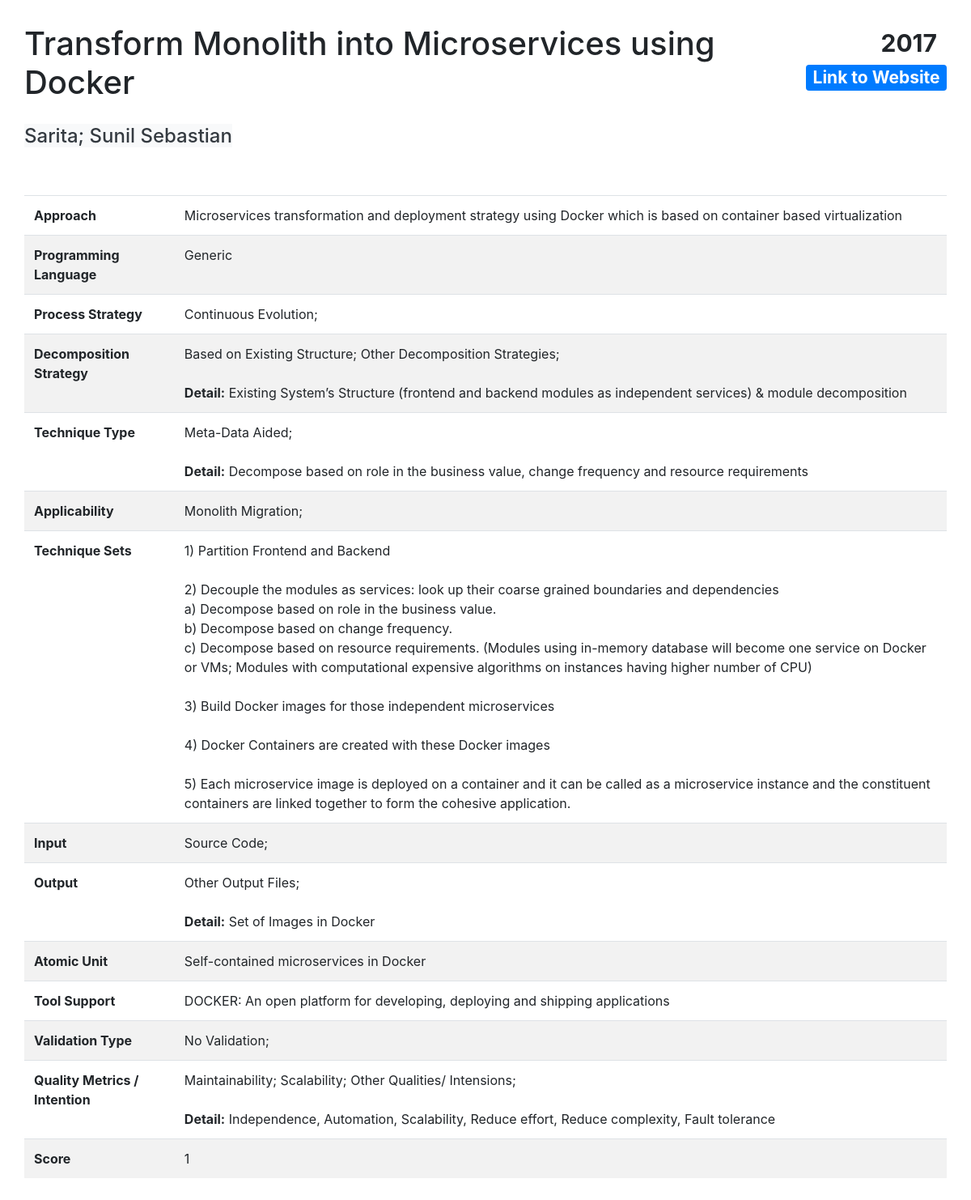
Page /result.php?id=5 on the committed database.
### tables this page shows
CREATE TABLE `contribution` (
  `id` int(11) NOT NULL,
  `Title` varchar(150) NOT NULL DEFAULT 'Title',
  `Year` year(4) NOT NULL DEFAULT 2000,
  `Authors` tinytext NOT NULL,
  `Link` varchar(250) NOT NULL DEFAULT 'Empty Link',
  `Approach` text NOT NULL,
  `Process_Rewrite` tinyint(4) NOT NULL DEFAULT 0 COMMENT 'Process Strategy',
  `Process_Extension` tinyint(4) NOT NULL DEFAULT 0 COMMENT 'Process Strategy',
  `Process_StranglerPattern` tinyint(4) NOT NULL DEFAULT 0 COMMENT 'Process Strategy',
  `Process_ContinuousEvolution` tinyint(4) NOT NULL DEFAULT 0 COMMENT 'Process Strategy',
  `Process_Split` tinyint(4) NOT NULL DEFAULT 0 COMMENT 'Process Strategy',
  `Process_Others` tinyint(4) NOT NULL DEFAULT 0 COMMENT 'Process Strategy',
  `ProcessDetail` mediumtext DEFAULT NULL,
  `Decomposition_DDD` tinyint(4) NOT NULL DEFAULT 0 COMMENT 'Decomposition Strategy',
  `Decomposition_FunctionalDecomposition` tinyint(4) NOT NULL DEFAULT 0 COMMENT 'Decomposition Strategy',
  `Decomposition_ExistingStructure` tinyint(4) NOT NULL DEFAULT 0 COMMENT 'Decomposition Strategy',
  `Decomposition_Others` tinyint(4) NOT NULL DEFAULT 0 COMMENT 'Decomposition Strategy',
  `DecompositionDetail` tinytext DEFAULT NULL,
  `TechniqueSet` mediumtext NOT NULL,
  `Technique_SCA` tinyint(4) NOT NULL DEFAULT 0 COMMENT 'Technique Type',
  `Technique_MDA` tinyint(4) NOT NULL DEFAULT 0 COMMENT 'Technique Type',
  `Technique_WDA` tinyint(4) NOT NULL DEFAULT 0 COMMENT 'Technique Type',
  `Technique_DMC` tinyint(4) NOT NULL DEFAULT 0 COMMENT 'Technique Type',
  `Technique_Others` tinyint(4) NOT NULL DEFAULT 0 COMMENT 'Technique Type',
  `TechniqueTypeDetail` mediumtext DEFAULT NULL,
  `Applicability_GR` tinyint(1) NOT NULL DEFAULT 0 COMMENT 'Applicability',
  `Applicability_MO` tinyint(1) NOT NULL DEFAULT 0 COMMENT 'Applicability',
  `AtomicUnit` tinytext DEFAULT NULL,
  `Input_SourceCode` tinyint(4) NOT NULL DEFAULT 0 COMMENT 'Input Choice',
  `Input_UseCase` tinyint(4) NOT NULL DEFAULT 0 COMMENT 'Input Choice',
  `Input_SystemSpecification` tinyint(4) NOT NULL DEFAULT 0 COMMENT 'Input Choice',
  `Input_API` tinyint(4) NOT NULL DEFAULT 0 COMMENT 'Input Choice',
  `Input_Others` tinyint(4) NOT NULL DEFAULT 0 COMMENT 'Input Choice',
  `InputDetail` tinytext DEFAULT NULL,
  `Output_List` tinyint(4) NOT NULL DEFAULT 0 COMMENT 'Output Choice',
  `Output_Archi` tinyint(4) NOT NULL DEFAULT 0 COMMENT 'Output Choice',
  `Output_Others` tinyint(4) NOT NULL DEFAULT 0 COMMENT 'Output Choice',
  `OutputDetail` tinytext DEFAULT NULL,
  `Tool` mediumtext DEFAULT NULL,
  `ProgramLanguage` mediumtext DEFAULT NULL,
  `Validation_Experiment` tinyint(4) NOT NULL DEFAULT 0 COMMENT 'Validation Type',
  `Validation_Example` tinyint(4) NOT NULL DEFAULT 0 COMMENT 'Validation Type',
  `Validation_CaseStudy` tinyint(4) NOT NULL DEFAULT 0 COMMENT 'Validation Type',
  `Validation_NoValidation` tinyint(4) NOT NULL DEFAULT 0 COMMENT 'Validation Type',
  `ValidationTypeDetail` mediumtext DEFAULT NULL,
  `ValidationMetrics` mediumtext DEFAULT NULL,
  `Quality_Maintainability` tinyint(4) NOT NULL DEFAULT 0 COMMENT 'Quality',
  `Quality_Security` tinyint(4) NOT NULL DEFAULT 0 COMMENT 'Quality',
  `Quality_Performance` tinyint(4) NOT NULL DEFAULT 0 COMMENT 'Quality',
  `Quality_Reliability` tinyint(4) NOT NULL DEFAULT 0 COMMENT 'Quality',
  `Quality_Scalability` tinyint(4) DEFAULT 0 COMMENT 'Quality',
  `Quality_Others` tinyint(4) NOT NULL DEFAULT 0 COMMENT 'Quality',
  `QualityDetail` mediumtext DEFAULT NULL,
  `Score` float NOT NULL DEFAULT 1
);

### result.php (the view, shortened to what this page needs)
<!DOCTYPE html>
<html lang="en">
<head>
    <link rel="stylesheet" href="https://maxcdn.bootstrapcdn.com/bootstrap/4.5.0/css/bootstrap.min.css">
    <link rel="stylesheet" type="text/css" href="css/style.css">
</head>
<?php
include('functions.php');
$servername = "localhost";
$username = "user";
$password = "";
$dbname = "migration";
$conn = new mysqli($servername, $username, $password, $dbname);
$sql = "SELECT * FROM contribution WHERE id=" . $_GET['id'];
$result = $conn->query($sql);
if ($result->num_rows > 0) {
    $row = $result->fetch_assoc();
} else {
    echo "<h1>Error: fail to find detailed page from database</h1>";
}
?>
<body>
    <div class="container-fluid" style="padding:30px">
        <div class="row">
            <div class="col-md-10">
                <div class="page-header">
                    <h1 id="Title" name="Title">
                        <?php
                        echo nl2br($row["Title"]); ?>
                    </h1>
                </div>
            </div>
            <div class="col-md-2">
                <div class="row">
                    <div class="col-md-12">
                        <h1>
                            <span class="badge badge-default float-right" id="Year" name="Year">
                                <?php
                                echo $row["Year"]; ?>
                            </span>
                        </h1>
                    </div>
                </div>
                <div class="row" style="margin-top:5px">
                    <div class="col-md-12">
                        <h3><a href="<?php
                                        echo $row["Link"]; ?>" class="badge badge-primary float-right" id="Link" name="Link" target="_blank">Link to Website</a></h3>
                    </div>
                </div>
            </div>
        </div>
        <div class="row" style="margin-top:20px">
            <div class="col-md-12">
                <h4><span class="bg-light text-dark" id="Author" name="Author">
                        <?php
                        echo $row["Authors"]; ?></span></h4>
            </div>
        </div>
        <div class="row" style="margin-top:50px">
            <div class="col-md-12">
                <table class="table">
                    <tbody>
                        <tr class="table">
                            <td>
                                <b>Approach</b>
                            </td>
                            <td id="DetailApproach" name="DetailApproach">
                                <?php
                                echo $row["Approach"]; ?>
                            </td>
                        </tr>
                        <tr class="table">
                                <td>
                                    <b>Programming Language</b>
                                </td>
                                <td id="ProgramLanguage" name="ProgramLanguage">
                                    <?php
                                    echo nl2br($row["ProgramLanguage"]); ?>
                                </td>
                            </tr>
                        <tr class="table">
                            <td>
                                <b>Process Strategy</b>
                            </td>
                            <td id="DetailProcessStrategy" name="DetailProcessStrategy">
                            </td>
                        </tr>
                        <trclass="table">
                            <td>
                                <b>Decomposition Strategy</b>
                            </td>
                            <td id="DetailDecompositionStrategy" name="DetailDecompositionStrategy">
                                <?php
                                showDecomposition($row);
                                ?>
                            </td>
                            <tr class="table">
                                <td>
                                    <b>Technique Type</b>
                                </td>
                                <td id="DetailTechniqueType" name="DetailTechniqueType">
                                    <?php
                                    showTechniqueType($row);
                                    ?>
                                </td>
                            </tr>
                            <tr class="table">
                                <td>
                                    <b>Applicability</b>
                                </td>
                                <td id="DetailApplicability" name="DetailApplicability">
                                </td>
                            </tr>
                            <tr class="table">
                                <td>
                                    <b>Technique Sets</b>
                                </td>
                                <td id="DetailTechniqueSets" name="DetailTechniqueSets">
                                    <?php
                                    echo nl2br($row["TechniqueSet"]); ?>
                                </td>
                            </tr>
                            <tr class="table">
                                <td>
                                    <b> Input</b>
                                </td>
                                <td id="DetailInput" name="DetailInput">
                                </td>
                            </tr>
                            <tr class="table">
                                <td>
                                    <b>Output</b>
                                </td>
                                <td id="DetailOutput" name="DetailOutput">
                                    <?php
                                    showOutput($row);
                                    ?>
                                </td>
                            </tr>
                            <tr class="table">
                                <td>
                                    <b>Atomic Unit</b>
                                </td>
                                <td id="DetailAtomic" name="DetailAtomic">
                                    <?php
                                    echo nl2br($row["AtomicUnit"]); ?>
                                </td>
                            </tr>
                            <tr class="table">
                                <td>
                                    <b>Tool Support</b>
                                </td>
                                <td id="DetailToolSupport" name="DetailToolSupport">
                                    <?php
                                    echo nl2br($row["Tool"]); ?>
                                </td>
                            </tr>
                            <tr class="table">
                                <td>
                                    <b>Validation Type</b>
                                </td>
                                <td id="DetailValidationType" name="DetailValidationType">
                                </td>
                            </tr>
                            <tr class="table">
                                <td>
                                    <b>Quality Metrics / Intention</b>
                                </td>
                                <td id="DetailQuality" name="DetailQuality">
                                    <?php
                                    showQuality($row); ?>
                                </td>
                            </tr>
                            <tr class="table">
                                <td>
                                    <b>Score</b>
                                </td>
                                <td id="Score" name="Score">
                                    <?php
                                    echo $row["Score"]; ?>
                                </td>
                            </tr>
                    </tbody>
                </table>
            </div>
        </div>
    </div>
</body>
</html>

### functions.php (shortened to what this page needs)
<?php
function showProcess($row)
{
    $data = "";
    if ($row["Process_ContinuousEvolution"] != 0) {
        $data = $data . "Continuous Evolution; ";
    }
    echo nl2br($data);
}
function showDecomposition($row)
{
    $data = "";
    if ($row["Decomposition_ExistingStructure"] != 0) {
        $data = $data . "Based on Existing Structure; ";
    }
    if ($row["Decomposition_Others"] != 0) {
        $data = $data . "Other Decomposition Strategies; ";
    }
    if ($row["DecompositionDetail"] != null && strcmp($row["DecompositionDetail"], "") != 0) {
        $data = $data . "<br><br><b>Detail:</b> " . $row["DecompositionDetail"];
    }
    echo nl2br($data);
}
function showTechniqueType($row)
{
    $data = "";
    if ($row["Technique_MDA"] != 0) {
        $data = $data . "Meta-Data Aided; ";
    }
    if ($row["TechniqueTypeDetail"] != null && strcmp($row["TechniqueTypeDetail"], "") != 0) {
        $data = $data . "<br><br><b>Detail:</b> " . $row["TechniqueTypeDetail"];
    }
    echo nl2br($data);
}
function showApplicability($row)
{
    $data = "";
    if ($row["Applicability_MO"] != 0) {
        $data = $data . "Monolith Migration; ";
    }
    echo nl2br($data);
}
function showInput($row)
{
    $data = "";
    if ($row["Input_SourceCode"] != 0) {
        $data = $data . "Source Code; ";
    }
    echo nl2br($data);
}
function showOutput($row)
{
    $data = "";
    if ($row["Output_Others"] != 0) {
        $data = $data . "Other Output Files; ";
    }
    if ($row["OutputDetail"] != null && strcmp($row["OutputDetail"], "") != 0) {
        $data = $data . "<br><br><b>Detail:</b> " . $row["OutputDetail"];
    }
    echo nl2br($data);
}
function showValidation($row)
{
    $data = "";
    if ($row["Validation_NoValidation"] != 0) {
        $data = $data . "No Validation; ";
    }
    echo nl2br($data);
}
function showQuality($row)
{
    $data = "";
    if ($row["Quality_Maintainability"] != 0) {
        $data = $data . "Maintainability; ";
    }
    if ($row["Quality_Scalability"] != 0) {
        $data = $data . "Scalability; ";
    }
    if ($row["Quality_Others"] != 0) {
        $data = $data . "Other Qualities/ Intensions; ";
    }
    if ($row["QualityDetail"] != null && strcmp($row["QualityDetail"], "") != 0) {
        $data = $data . "<br><br><b>Detail:</b> " . $row["QualityDetail"];
    }
    echo nl2br($data);
}

### css/style.css (style rules this page uses)
tr:nth-child(even) { background-color: #f2f2f2 }

### rows in the picture
contribution: Title "Transform Monolith into Microservices using Docker", Year "2017", Authors "Sarita; Sunil Sebastian", Approach "Microservices transformation and deployment strategy using Docker which is based on container based virtualization", ProgramLanguage "Generic", DecompositionDetail "Existing System’s Structure (frontend and backend modules as independent services) & module decomposition", TechniqueTypeDetail "Decompose based on role in the business value, change frequency and resource requirements", TechniqueSet "1) Partition Frontend and Backend 2) Decouple the modules as services: look up their coarse grained boundaries and dependencies a) Decompose based on role in the business value. b) Decompose based on change frequency. c) Decompose based on resource requirements. (Modules using in-memory database will become one service on Docker or VMs; Modules with computational expensive algorithms on instances having higher number of CPU) 3) Build Docker images for those independent microservices 4) Docker Containers are created with these Docker images 5) Each microservice image is deployed on a container and it can be called as a microservice instance and the constituent containers are linked together…", OutputDetail "Set of Images in Docker", AtomicUnit "Self-contained microservices in Docker", Tool "DOCKER: An open platform for developing, deploying and shipping applications", QualityDetail "Independence, Automation, Scalability, Reduce effort, Reduce complexity, Fault tolerance", Score "1"

### other values in the picture
$data "Continuous Evolution;"
$data "Based on Existing Structure; Other Decomposition Strategies;"
$data "Meta-Data Aided;"
$data "Monolith Migration;"
$data "Source Code;"
$data "Other Output Files;"
$data "No Validation;"
$data "Maintainability; Scalability; Other Qualities/ Intensions;"
